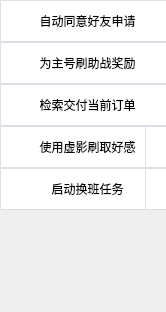
     <widget class="QWidget" name="scrollAreaWidgetContents_5">
      <property name="geometry">
       <rect>
        <x>0</x>
        <y>0</y>
        <width>166</width>
        <height>312</height>
       </rect>
      </property>
      <property name="minimumSize">
       <size>
        <width>0</width>
        <height>312</height>
       </size>
      </property>
      <widget class="QWidget" name="function2_widget" native="true">
       <property name="geometry">
        <rect>
         <x>0</x>
         <y>0</y>
         <width>175</width>
         <height>211</height>
        </rect>
       </property>
       <widget class="QPushButton" name="auto_agree_friend_Button">
        <property name="geometry">
         <rect>
          <x>0</x>
          <y>0</y>
          <width>175</width>
          <height>42</height>
         </rect>
        </property>
        <property name="toolTip">
         <string>&lt;html&gt;&lt;head/&gt;&lt;body&gt;&lt;p&gt;自动同意好友申请&lt;/p&gt;&lt;p&gt;【手动停止】&lt;/p&gt;&lt;/body&gt;&lt;/html&gt;</string>
        </property>
        <property name="styleSheet">
         <string notr="true">QPushButton {
    background-color: #ffffff;
    border: 1px solid #dcdfe6;
    border-radius: 1px;
}

QPushButton:hover {
    background-color: #ecf5ff;
    color: #409eff;
}

QPushButton:pressed, QPushButton:checked {
    border: 1px solid #3a8ee6;
    color: #409eff;
}</string>
        </property>
        <property name="text">
         <string>自动同意好友申请</string>
        </property>
       </widget>
       <widget class="QPushButton" name="brushing_surportAwards_Button">
        <property name="geometry">
         <rect>
          <x>0</x>
          <y>42</y>
          <width>175</width>
          <height>42</height>
         </rect>
        </property>
        <property name="toolTip">
         <string>&lt;html&gt;&lt;head/&gt;&lt;body&gt;&lt;p&gt;为指定的主账号刷取助战奖励&lt;/p&gt;&lt;p&gt;【自动停止】&lt;/p&gt;&lt;/body&gt;&lt;/html&gt;</string>
        </property>
        <property name="styleSheet">
         <string notr="true">QPushButton {
    background-color: #ffffff;
    border: 1px solid #dcdfe6;
    border-radius: 1px;
}

QPushButton:hover {
    background-color: #ecf5ff;
    color: #409eff;
}

QPushButton:pressed, QPushButton:checked {
    border: 1px solid #3a8ee6;
    color: #409eff;
}</string>
        </property>
        <property name="text">
         <string>为主号刷助战奖励</string>
        </property>
       </widget>
       <widget class="QPushButton" name="only_checkSpendThisTradingPost_Button">
        <property name="geometry">
         <rect>
          <x>0</x>
          <y>84</y>
          <width>175</width>
          <height>42</height>
         </rect>
        </property>
        <property name="toolTip">
         <string>&lt;html&gt;&lt;head/&gt;&lt;body&gt;&lt;p&gt;仅只检索当前订单并自动交付&lt;/p&gt;&lt;p&gt;【自动停止】&lt;/p&gt;&lt;/body&gt;&lt;/html&gt;</string>
        </property>
        <property name="styleSheet">
         <string notr="true">QPushButton {
    background-color: #ffffff;
    border: 1px solid #dcdfe6;
    border-radius: 1px;
}

QPushButton:hover {
    background-color: #ecf5ff;
    color: #409eff;
}

QPushButton:pressed, QPushButton:checked {
    border: 1px solid #3a8ee6;
    color: #409eff;
}</string>
        </property>
        <property name="text">
         <string>检索交付当前订单</string>
        </property>
       </widget>
       <widget class="QPushButton" name="useIllusion2_favor_Button">
        <property name="geometry">
         <rect>
          <x>0</x>
          <y>126</y>
          <width>175</width>
          <height>42</height>
         </rect>
        </property>
        <property name="toolTip">
         <string>&lt;html&gt;&lt;head/&gt;&lt;body&gt;&lt;p&gt;刷取固定次数虚影增长好感度&lt;/p&gt;&lt;p&gt;【自动停止】&lt;/p&gt;&lt;/body&gt;&lt;/html&gt;</string>
        </property>
        <property name="styleSheet">
         <string notr="true">QPushButton {
    background-color: #ffffff;
    border: 1px solid #dcdfe6;
    border-radius: 1px;
}

QPushButton:hover {
    background-color: #ecf5ff;
    color: #409eff;
}

QPushButton:pressed, QPushButton:checked {
    border: 1px solid #3a8ee6;
    color: #409eff;
}</string>
        </property>
        <property name="text">
         <string>使用虚影刷取好感</string>
        </property>
       </widget>
       <widget class="QPushButton" name="useIllusion2_favor_settings_Button">
        <property name="geometry">
         <rect>
          <x>145</x>
          <y>126</y>
          <width>24</width>
          <height>42</height>
         </rect>
        </property>
        <property name="styleSheet">
         <string notr="true">QPushButton {
    background-color: #ffffff;
    border: 1px solid #dcdfe6;
    border-radius: 1px;
}

QPushButton:hover {
    background-color: #ecf5ff;
    color: #409eff;
}

QPushButton:pressed, QPushButton:checked {
    border: 1px solid #3a8ee6;
    color: #409eff;
}</string>
        </property>
        <property name="icon">
         <iconset resource="icon/icon.qrc">
          <normaloff>:/icon/settings.png</normaloff>:/icon/settings.png</iconset>
        </property>
       </widget>
       <widget class="QPushButton" name="start_switch_work_Button">
        <property name="geometry">
         <rect>
          <x>0</x>
          <y>168</y>
          <width>175</width>
          <height>42</height>
         </rect>
        </property>
        <property name="toolTip">
         <string>&lt;html&gt;&lt;head/&gt;&lt;body&gt;&lt;p&gt;进行矿场员工换班任务&lt;/p&gt;&lt;p&gt;【手动停止】&lt;/p&gt;&lt;/body&gt;&lt;/html&gt;</string>
        </property>
        <property name="styleSheet">
         <string notr="true">QPushButton {
    background-color: #ffffff;
    border: 1px solid #dcdfe6;
    border-radius: 1px;
}

QPushButton:hover {
    background-color: #ecf5ff;
    color: #409eff;
}

QPushButton:pressed, QPushButton:checked {
    border: 1px solid #3a8ee6;
    color: #409eff;
}</string>
        </property>
        <property name="text">
         <string>启动换班任务</string>
        </property>
       </widget>
       <widget class="QPushButton" name="start_switch_work_settings_Button">
        <property name="geometry">
         <rect>
          <x>145</x>
          <y>168</y>
          <width>24</width>
          <height>42</height>
         </rect>
        </property>
        <property name="styleSheet">
         <string notr="true">QPushButton {
    background-color: #ffffff;
    border: 1px solid #dcdfe6;
    border-radius: 1px;
}

QPushButton:hover {
    background-color: #ecf5ff;
    color: #409eff;
}

QPushButton:pressed, QPushButton:checked {
    border: 1px solid #3a8ee6;
    color: #409eff;
}</string>
        </property>
        <property name="icon">
         <iconset resource="icon/icon.qrc">
          <normaloff>:/icon/settings.png</normaloff>:/icon/settings.png</iconset>
        </property>
       </widget>
      </widget>
     </widget>
